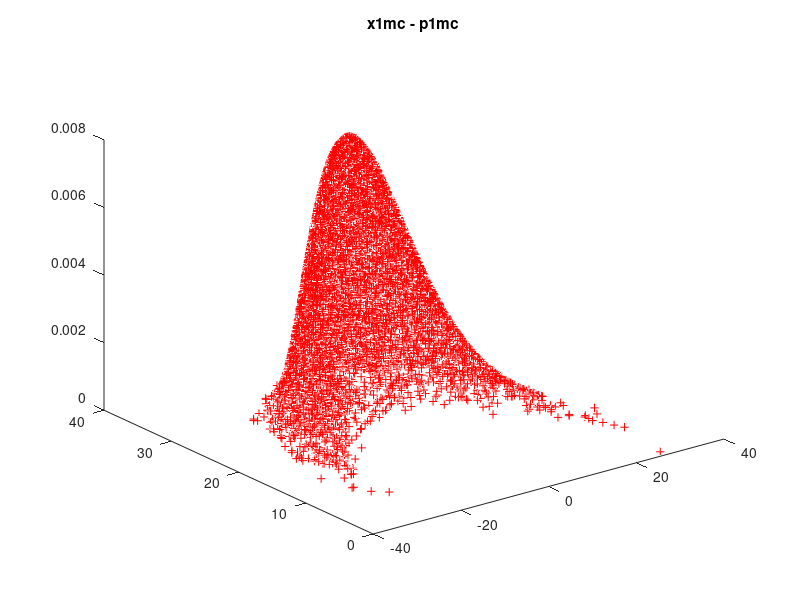

Reproduce this figure in MATLAB. (Note: this script raises an error after producing the figure.)
clc
close all
clear
% polar to cartesian conversion


mur=30;
sigr=2;

muth=pi/2;
sigth=20*pi/180;

xf0 = [mur;muth];
Pf0 = [sigr^2,0;0,sigth^2];

dim = 2;


f=@(x0)[x0(1)*cos(x0(2));x0(1)*sin(x0(2))];
fv=@(x0)[x0(:,1).*cos(x0(:,2)),x0(:,1).*sin(x0(:,2))];
fvback=@(x1)[sqrt(sum(x1.^2,2)),atan(x1(:,2)./x1(:,1))];

detJacfv = @(x0)x0(:,1);

x0mc=mvnrnd(xf0',Pf0,10000);
p0mc=mvnpdf(x0mc,xf0',Pf0);

x1mc = fv(x0mc);
p1mc = p0mc./detJacfv(x0mc);

figure(1)
plot3(x1mc(:,1),x1mc(:,2),p1mc,'r+')
title('x1mc - p1mc')

pdf0.Xrep = mvnrnd(xf0',Pf0,1000);
pdf0.prep = mvnpdf(pdf0.Xrep,xf0',Pf0);


dsX0rep = DataSet(pdf0.Xrep,pdf0.prep,'TrueState');
dsX0rep.AddMeanCov_to_OI_Trasform(xf0(:),Pf0);
% dsX.AddHyperCubeTrasform(-0.9*ones(dim,1),0.9*ones(dim,1));
transForms = dsX0rep.GetTrasnformers();

pdf0.normeval=@(x)mvnpdf(x,zeros(1,dim),eye(dim,dim));
pdf0.transForms = dsX0rep.GetTrasnformers();

pdf0.info = 'true-0I';
pdf0.pdftype = 'ExpPdf';

% pdfnorm.GMMHull = GMMHull;
pdf0.LB = -3*ones(1,dim);
pdf0.UB = 3*ones(1,dim);

figure(2)
subplot(1,2,1)
plot3(pdf0.Xrep(:,1),pdf0.Xrep(:,2),pdf0.prep,'r+')
title('pdf0.Xrep')
subplot(1,2,2)
plot3(dsX0rep.X(:,1),dsX0rep.X(:,2),dsX0rep.p,'r+')
title('dsX0rep.X')

figure(3)
x0mc_norm=pdf0.transForms.trueX2normX(x0mc);
p0mc_norm=pdf0.transForms.trueprob2normprob(p0mc);
subplot(1,2,1)
plot3(x0mc(:,1),x0mc(:,2),p0mc,'r+')
title('x0mc')
subplot(1,2,2)
plot3(x0mc_norm(:,1),x0mc_norm(:,2),p0mc_norm,'r+')
title('x0mc norm - p0mc norm')




%%

[N,dim] =size(pdf0.Xrep);

Xrep1=fv(pdf0.Xrep);
prep1=(pdf0.prep)./detJacfv(pdf0.Xrep);
figure(4)
subplot(1,2,1)
plot3(Xrep1(:,1),Xrep1(:,2),prep1,'r+')
title('Xrep1 (front prop)')
subplot(1,2,2)
plot3(x1mc(:,1),x1mc(:,2),p1mc,'r+')
title('x1mc')



[mX1,PX1]=MeanCov(Xrep1,prep1/sum(prep1));


dsX1 = DataSet(Xrep1,prep1,'TrueState');


% mX1=Xk1(b,:)';
dsX1.AddMeanCov_to_OI_Trasform(mX1,3^2*PX1);
% dsX.AddHyperCubeTrasform(-0.9*ones(dim,1),0.9*ones(dim,1));

% plot3(dsX.X(:,1),dsX.X(:,2),dsX.p,'ro')

% keyboard

% indd = dsX.p<1e-100;
% dsX.p(indd) = 1e-100;


%% Form the hyepercube and go get back the fucntion values for prior pdf


LB=-2*ones(dim,1);
UB=2*ones(dim,1);

X1norm_concat=[];
P1norm_concat=[];
cnt=0;
while 1
    % first get the test points
    if isempty(X1norm_concat)==1
        %             X1norm_newsamp = mvurnd(1*LB,1*UB,dim*100);
        X1norm_newsamp=[dsX1.X;mvurnd_expanded(1*LB,1*UB,100,0)];
        %             P1norm_concat=dsX.p
    else
        % tree based adaptive sampling
        
        nb=size(boxes,1);
        nids=discretesample(errbox, dim*10);
        
        X1norm_newsamp=[];
        for i=1:nb
            ns = sum(nids==i);
            lb = boxes{i,1};
            ub = boxes{i,2};
            X1norm_newsamp=[X1norm_newsamp;mvurnd_expanded(lb,ub,2*ns,0)];
        end
        
        MM=Mbox;
        iig=MM>prctile(MM,65);
        MM(iig)=MM(iig)*2;
        nids=pmf_sampler(MM,dim*10);
        for i=1:nb
            ns = sum(nids==i);
            lb = boxes{i,1};
            ub = boxes{i,2};
            X1norm_newsamp=[X1norm_newsamp;mvurnd_expanded(lb,ub,2*ns,0)];
        end
        
        nids=pmf_sampler(Assratio,dim*10);
        for i=1:nb
            ns = sum(nids==i);
            lb = boxes{i,1};
            ub = boxes{i,2};
            X1norm_newsamp=[X1norm_newsamp;mvurnd_expanded(lb,ub,2*ns,0)];
        end
    end
    Nm_newsamp=size(X1norm_newsamp,1);
    [X1true_newsamp,~] = dsX1.ApplyAffineTransform_Final2Original(X1norm_newsamp,ones(Nm_newsamp,1));
    X0true_newsamp = fvback(X1true_newsamp);
    
    X0norm_newsamp=pdf0.transForms.trueX2normX(X0true_newsamp);
    P0norm_newsamp = pdf0.normeval(X0norm_newsamp);
    
    P0true_newsamp=pdf0.transForms.normprob2trueprob(P0norm_newsamp);
    % for now we take trace of dynamics is 0
    P1true_newsamp = P0true_newsamp./detJacfv(X0true_newsamp);
    
    P1norm_newsamp = dsX1.ApplyAffineTransformProb_Original2Final(P1true_newsamp);
    
    figure(10)
    plot3(X0true_newsamp(:,1),X0true_newsamp(:,2),P0true_newsamp,'bo')
    
    figure(11)
    plot3(X1true_newsamp(:,1),X1true_newsamp(:,2),P1norm_newsamp,'bo')
    
    
    X1norm_concat=[X1norm_concat;X1norm_newsamp];
    P1norm_concat=[P1norm_concat;P1norm_newsamp];
    
    Nconcat = size(X1norm_concat,1);
    
    Ntree=10;
    % [X1norm_concat,P1norm_concat];
    EE=cell(Ntree,2);


    for jj=1:Ntree
        cv = cvpartition(size(X1norm_concat,1),'HoldOut',0.3);
        idx = cv.test;
        
        Xtrain=X1norm_concat(~idx,:);
        ytrain=P1norm_concat(~idx);
        Xtest=X1norm_concat(idx,:);
        ytest=P1norm_concat(idx);
        
        % Now build the tree
        tree = fitrtree(Xtrain,ytrain,'MinParentSize',10,'MaxNumSplits',5000,'MinLeafSize',10);
        ypred=tree.predict(Xtest);
        errtest=max(100*abs(ypred-ytest)./(ytest+1));
        EE{jj,1}=tree;
        EE{jj,2}=errtest;
    end

    EE=sortrows(EE,2);
    tree=EE{1,1};
    errtest=EE{1,2};

    
    boxes=getTree2Boxes(tree,LB,UB);
    
    boxes = sortrows(boxes,4,'descend');
    


    figure(71)
    plot3(X1norm_concat(:,1),X1norm_concat(:,2),P1norm_concat,'bo')
    hold on
    plot3Dtreepatches(boxes)
    hold off

    
    
    errbox=zeros(size(boxes,1),1);
    Mbox=zeros(size(boxes,1),1);
    Assratio=zeros(size(boxes,1),1);

    
    
    for j=1:size(boxes,1)
        lb = boxes{j,1};
        ub = boxes{j,2};
        d=ub-lb;
        Assratio(j) = abs(max(d)/min(d));
        if isnan(Assratio(j)) || isinf(Assratio(j))
            Assratio(j)=1e3;
        end
        if Assratio(j)==0
            Assratio(j)=1;
        end
        if Assratio(j)>1e10
            Assratio(j)=1e9;
        end
        indyy = sum((X1norm_concat> lb(:)') & (X1norm_concat <= ub(:)'),2)==dim;
        a = P1norm_concat(indyy);
        m = boxes{j,4};
        if isempty(a)==1
            errbox(j)=0;
        else
            errbox(j) = mean(abs(a-repmat(m,length(a),1))/(m+1));
        end
        Mbox(j) = m;
    end
    
    

    s=prctile(Mbox,65);
    inds = Mbox>s;
    errbox(inds)=errbox(inds)*3;
    if sum(errbox)~=0
        errbox = errbox/sum(errbox);
    end
    if sum(Assratio)~=0
        Assratio = Assratio/sum(Assratio);
    end
    %         Assratio = Assratio/sum(Assratio);
    
    [~,sortind]=sort(errbox);
    errbox=errbox(sortind);
    Mbox=Mbox(sortind);
    boxes=boxes(sortind,:);
    Assratio=Assratio(sortind,:);
    s=prctile(Assratio,65);
    inds = Assratio>s;
    Assratio(inds)=Assratio(inds)*10;
    if sum(Assratio)~=0
        Assratio = Assratio/sum(Assratio);
    end


    if (errtest<25 && cnt>5) || cnt>15
        break
    end
    cnt=cnt+1;
    [cnt,Nconcat]
    
end

X1norm_concat_prior = X1norm_concat;
P1norm_concat_prior = P1norm_concat;

pdf1.normeval=@(x)treepredict_withbnds(x,tree,LB,UB);
pdf1.tree=tree;
pdf1.boxes=boxes;
pdf1.dim =dim;
pdf1.transForms = dsX1.GetTrasnformers();
pdf1.info = 'prior-pdf-tree';
pdf1.pdftype = 'tree';
pdf1.LB = LB;
pdf1.UB = UB;
% 
% nb=size(boxes,1);
% nids=pmf_sampler(Mbox/sum(Mbox),dim*50);
% XX=[];
% for i=1:nb
%     ns = sum(nids==i);
%     lb = boxes{i,1};
%     ub = boxes{i,2};
%     XX=[XX;mvurnd_expanded(lb,ub,10*ns,0)];
% end
% 
% pp = pdf1.normeval(XX);
% [pdf1.Xrep,pdf1.prep] = dsX.ApplyAffineTransform_Final2Original(XX,pp);
% 
% 
% 
% 
% 
% 
% 
